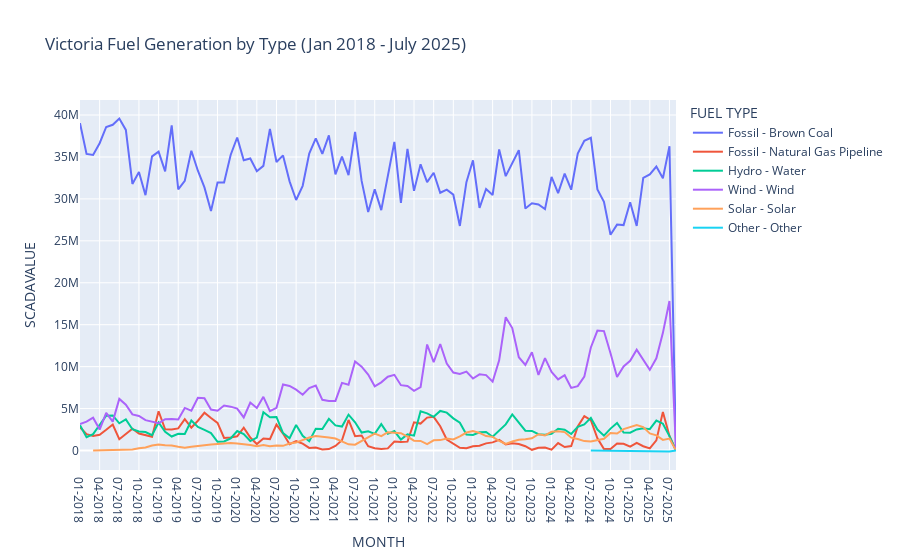

Notebook cell for this chart:
### Code cell
px.line(vic_fuel_generation_agg, x = 'MONTH', y = 'SCADAVALUE', color = 'FUEL TYPE', title = 'Victoria Fuel Generation by Type (Jan 2018 - July 2025)')
